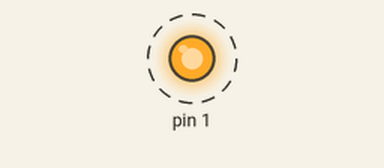
Recording of a sketch running on a simulated Arduino Uno, built with avr-gcc and run on an emulated ATmega328P. On the bench: output pins drawn as LEDs (lit = HIGH). Dashed ring = blinking.

Above: at 0.4 s.
Timing chart, 0 to 3.7 s (numbered marks = the images above):
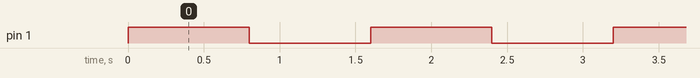

The sketch:

ledflasherCODE.ino
```cpp
void setup()
{
  pinMode(1, OUTPUT);
}

void loop()
{
  digitalWrite(1, HIGH);
  delay(800);
  digitalWrite(1, LOW);
  delay(800);
}
```

Measured:
- by itself, pin 1: alternates HIGH for 0.80 s and LOW for 0.80 s
